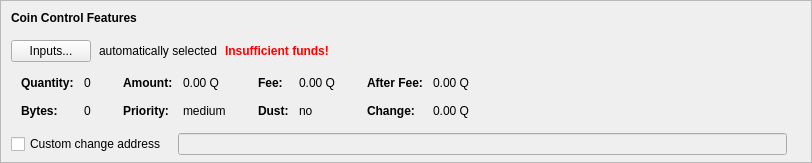
    <widget class="QFrame" name="frameCoinControl">
     <property name="sizePolicy">
      <sizepolicy hsizetype="Expanding" vsizetype="Expanding">
       <horstretch>0</horstretch>
       <verstretch>0</verstretch>
      </sizepolicy>
     </property>
     <property name="maximumSize">
      <size>
       <width>16777215</width>
       <height>16777215</height>
      </size>
     </property>
     <property name="frameShape">
      <enum>QFrame::StyledPanel</enum>
     </property>
     <property name="frameShadow">
      <enum>QFrame::Sunken</enum>
     </property>
     <layout class="QVBoxLayout" name="verticalLayoutCoinControl2">
      <property name="spacing">
       <number>0</number>
      </property>
      <property name="leftMargin">
       <number>0</number>
      </property>
      <property name="topMargin">
       <number>0</number>
      </property>
      <property name="rightMargin">
       <number>0</number>
      </property>
      <property name="bottomMargin">
       <number>6</number>
      </property>
      <item>
       <layout class="QVBoxLayout" name="verticalLayoutCoinControl" stretch="0,0,0,0,1">
        <property name="spacing">
         <number>0</number>
        </property>
        <property name="leftMargin">
         <number>10</number>
        </property>
        <property name="topMargin">
         <number>10</number>
        </property>
        <item>
         <layout class="QHBoxLayout" name="horizontalLayoutCoinControl1">
          <property name="bottomMargin">
           <number>15</number>
          </property>
          <item>
           <widget class="QLabel" name="labelCoinControlFeatures">
            <property name="sizePolicy">
             <sizepolicy hsizetype="Preferred" vsizetype="Maximum">
              <horstretch>0</horstretch>
              <verstretch>0</verstretch>
             </sizepolicy>
            </property>
            <property name="font">
             <font>
              <weight>75</weight>
              <bold>true</bold>
             </font>
            </property>
            <property name="styleSheet">
             <string notr="true">font-weight:bold;</string>
            </property>
            <property name="text">
             <string>Coin Control Features</string>
            </property>
           </widget>
          </item>
         </layout>
        </item>
        <item>
         <layout class="QHBoxLayout" name="horizontalLayoutCoinControl2" stretch="0,0,0,0">
          <property name="spacing">
           <number>8</number>
          </property>
          <property name="bottomMargin">
           <number>10</number>
          </property>
          <item>
           <widget class="QPushButton" name="pushButtonCoinControl">
            <property name="styleSheet">
             <string notr="true"/>
            </property>
            <property name="text">
             <string>Inputs...</string>
            </property>
            <property name="autoDefault">
             <bool>false</bool>
            </property>
           </widget>
          </item>
          <item>
           <widget class="QLabel" name="labelCoinControlAutomaticallySelected">
            <property name="text">
             <string>automatically selected</string>
            </property>
            <property name="margin">
             <number>5</number>
            </property>
           </widget>
          </item>
          <item>
           <widget class="QLabel" name="labelCoinControlInsuffFunds">
            <property name="font">
             <font>
              <weight>75</weight>
              <bold>true</bold>
             </font>
            </property>
            <property name="styleSheet">
             <string notr="true">color:red;font-weight:bold;</string>
            </property>
            <property name="text">
             <string>Insufficient funds!</string>
            </property>
            <property name="margin">
             <number>5</number>
            </property>
           </widget>
          </item>
          <item>
           <spacer name="horizontalSpacerCoinControl">
            <property name="orientation">
             <enum>Qt::Horizontal</enum>
            </property>
            <property name="sizeHint" stdset="0">
             <size>
              <width>40</width>
              <height>1</height>
             </size>
            </property>
           </spacer>
          </item>
         </layout>
        </item>
        <item>
         <widget class="QWidget" name="widgetCoinControl" native="true">
          <property name="sizePolicy">
           <sizepolicy hsizetype="Preferred" vsizetype="Preferred">
            <horstretch>0</horstretch>
            <verstretch>0</verstretch>
           </sizepolicy>
          </property>
          <property name="minimumSize">
           <size>
            <width>0</width>
            <height>0</height>
           </size>
          </property>
          <property name="styleSheet">
           <string notr="true"/>
          </property>
          <layout class="QHBoxLayout" name="horizontalLayoutCoinControl5">
           <property name="leftMargin">
            <number>0</number>
           </property>
           <property name="topMargin">
            <number>0</number>
           </property>
           <property name="rightMargin">
            <number>0</number>
           </property>
           <property name="bottomMargin">
            <number>0</number>
           </property>
           <item>
            <layout class="QHBoxLayout" name="horizontalLayoutCoinControl3" stretch="0,0,0,1">
             <property name="spacing">
              <number>20</number>
             </property>
             <property name="topMargin">
              <number>0</number>
             </property>
             <property name="bottomMargin">
              <number>10</number>
             </property>
             <item>
              <layout class="QFormLayout" name="formLayoutCoinControl1">
               <property name="horizontalSpacing">
                <number>10</number>
               </property>
               <property name="verticalSpacing">
                <number>14</number>
               </property>
               <property name="leftMargin">
                <number>10</number>
               </property>
               <property name="topMargin">
                <number>4</number>
               </property>
               <property name="rightMargin">
                <number>6</number>
               </property>
               <item row="0" column="0">
                <widget class="QLabel" name="labelCoinControlQuantityText">
                 <property name="font">
                  <font>
                   <weight>75</weight>
                   <bold>true</bold>
                  </font>
                 </property>
                 <property name="text">
                  <string>Quantity:</string>
                 </property>
                 <property name="margin">
                  <number>0</number>
                 </property>
                </widget>
               </item>
               <item row="0" column="1">
                <widget class="QLabel" name="labelCoinControlQuantity">
                 <property name="cursor">
                  <cursorShape>IBeamCursor</cursorShape>
                 </property>
                 <property name="contextMenuPolicy">
                  <enum>Qt::ActionsContextMenu</enum>
                 </property>
                 <property name="text">
                  <string notr="true">0</string>
                 </property>
                 <property name="margin">
                  <number>0</number>
                 </property>
                 <property name="textInteractionFlags">
                  <set>Qt::LinksAccessibleByMouse|Qt::TextSelectableByKeyboard|Qt::TextSelectableByMouse</set>
                 </property>
                </widget>
               </item>
               <item row="1" column="0">
                <widget class="QLabel" name="labelCoinControlBytesText">
                 <property name="font">
                  <font>
                   <weight>75</weight>
                   <bold>true</bold>
                  </font>
                 </property>
                 <property name="text">
                  <string>Bytes:</string>
                 </property>
                </widget>
               </item>
               <item row="1" column="1">
                <widget class="QLabel" name="labelCoinControlBytes">
                 <property name="cursor">
                  <cursorShape>IBeamCursor</cursorShape>
                 </property>
                 <property name="contextMenuPolicy">
                  <enum>Qt::ActionsContextMenu</enum>
                 </property>
                 <property name="text">
                  <string notr="true">0</string>
                 </property>
                 <property name="textInteractionFlags">
                  <set>Qt::LinksAccessibleByMouse|Qt::TextSelectableByKeyboard|Qt::TextSelectableByMouse</set>
                 </property>
                </widget>
               </item>
              </layout>
             </item>
             <item>
              <layout class="QFormLayout" name="formLayoutCoinControl2">
               <property name="horizontalSpacing">
                <number>10</number>
               </property>
               <property name="verticalSpacing">
                <number>14</number>
               </property>
               <property name="leftMargin">
                <number>6</number>
               </property>
               <property name="topMargin">
                <number>4</number>
               </property>
               <property name="rightMargin">
                <number>6</number>
               </property>
               <item row="0" column="0">
                <widget class="QLabel" name="labelCoinControlAmountText">
                 <property name="font">
                  <font>
                   <weight>75</weight>
                   <bold>true</bold>
                  </font>
                 </property>
                 <property name="text">
                  <string>Amount:</string>
                 </property>
                 <property name="margin">
                  <number>0</number>
                 </property>
                </widget>
               </item>
               <item row="0" column="1">
                <widget class="QLabel" name="labelCoinControlAmount">
                 <property name="cursor">
                  <cursorShape>IBeamCursor</cursorShape>
                 </property>
                 <property name="contextMenuPolicy">
                  <enum>Qt::ActionsContextMenu</enum>
                 </property>
                 <property name="text">
                  <string notr="true">0.00 Q</string>
                 </property>
                 <property name="textInteractionFlags">
                  <set>Qt::LinksAccessibleByMouse|Qt::TextSelectableByKeyboard|Qt::TextSelectableByMouse</set>
                 </property>
                </widget>
               </item>
               <item row="1" column="0">
                <widget class="QLabel" name="labelCoinControlPriorityText">
                 <property name="font">
                  <font>
                   <weight>75</weight>
                   <bold>true</bold>
                  </font>
                 </property>
                 <property name="text">
                  <string>Priority:</string>
                 </property>
                </widget>
               </item>
               <item row="1" column="1">
                <widget class="QLabel" name="labelCoinControlPriority">
                 <property name="cursor">
                  <cursorShape>IBeamCursor</cursorShape>
                 </property>
                 <property name="contextMenuPolicy">
                  <enum>Qt::ActionsContextMenu</enum>
                 </property>
                 <property name="text">
                  <string>medium</string>
                 </property>
                 <property name="textInteractionFlags">
                  <set>Qt::LinksAccessibleByMouse|Qt::TextSelectableByKeyboard|Qt::TextSelectableByMouse</set>
                 </property>
                </widget>
               </item>
              </layout>
             </item>
             <item>
              <layout class="QFormLayout" name="formLayoutCoinControl3">
               <property name="horizontalSpacing">
                <number>10</number>
               </property>
               <property name="verticalSpacing">
                <number>14</number>
               </property>
               <property name="leftMargin">
                <number>6</number>
               </property>
               <property name="topMargin">
                <number>4</number>
               </property>
               <property name="rightMargin">
                <number>6</number>
               </property>
               <item row="0" column="0">
                <widget class="QLabel" name="labelCoinControlFeeText">
                 <property name="font">
                  <font>
                   <weight>75</weight>
                   <bold>true</bold>
                  </font>
                 </property>
                 <property name="text">
                  <string>Fee:</string>
                 </property>
                 <property name="margin">
                  <number>0</number>
                 </property>
                </widget>
               </item>
               <item row="0" column="1">
                <widget class="QLabel" name="labelCoinControlFee">
                 <property name="cursor">
                  <cursorShape>IBeamCursor</cursorShape>
                 </property>
                 <property name="contextMenuPolicy">
                  <enum>Qt::ActionsContextMenu</enum>
                 </property>
                 <property name="text">
                  <string notr="true">0.00 Q</string>
                 </property>
                 <property name="textInteractionFlags">
                  <set>Qt::LinksAccessibleByMouse|Qt::TextSelectableByKeyboard|Qt::TextSelectableByMouse</set>
                 </property>
                </widget>
               </item>
               <item row="1" column="0">
                <widget class="QLabel" name="labelCoinControlLowOutputText">
                 <property name="font">
                  <font>
                   <weight>75</weight>
                   <bold>true</bold>
                  </font>
                 </property>
                 <property name="text">
                  <string>Dust:</string>
                 </property>
                </widget>
               </item>
               <item row="1" column="1">
                <widget class="QLabel" name="labelCoinControlLowOutput">
                 <property name="cursor">
                  <cursorShape>IBeamCursor</cursorShape>
                 </property>
                 <property name="contextMenuPolicy">
                  <enum>Qt::ActionsContextMenu</enum>
                 </property>
                 <property name="text">
                  <string>no</string>
                 </property>
                 <property name="textInteractionFlags">
                  <set>Qt::LinksAccessibleByMouse|Qt::TextSelectableByKeyboard|Qt::TextSelectableByMouse</set>
                 </property>
                </widget>
               </item>
              </layout>
             </item>
             <item>
              <layout class="QFormLayout" name="formLayoutCoinControl4">
               <property name="horizontalSpacing">
                <number>10</number>
               </property>
               <property name="verticalSpacing">
                <number>14</number>
               </property>
               <property name="leftMargin">
                <number>6</number>
               </property>
               <property name="topMargin">
                <number>4</number>
               </property>
               <property name="rightMargin">
                <number>6</number>
               </property>
               <item row="0" column="0">
                <widget class="QLabel" name="labelCoinControlAfterFeeText">
                 <property name="font">
                  <font>
                   <weight>75</weight>
                   <bold>true</bold>
                  </font>
                 </property>
                 <property name="text">
                  <string>After Fee:</string>
                 </property>
                 <property name="margin">
                  <number>0</number>
                 </property>
                </widget>
               </item>
               <item row="0" column="1">
                <widget class="QLabel" name="labelCoinControlAfterFee">
                 <property name="cursor">
                  <cursorShape>IBeamCursor</cursorShape>
                 </property>
                 <property name="contextMenuPolicy">
                  <enum>Qt::ActionsContextMenu</enum>
                 </property>
                 <property name="text">
                  <string notr="true">0.00 Q</string>
                 </property>
                 <property name="textInteractionFlags">
                  <set>Qt::LinksAccessibleByMouse|Qt::TextSelectableByKeyboard|Qt::TextSelectableByMouse</set>
                 </property>
                </widget>
               </item>
               <item row="1" column="0">
                <widget class="QLabel" name="labelCoinControlChangeText">
                 <property name="font">
                  <font>
                   <weight>75</weight>
                   <bold>true</bold>
                  </font>
                 </property>
                 <property name="text">
                  <string>Change:</string>
                 </property>
                </widget>
               </item>
               <item row="1" column="1">
                <widget class="QLabel" name="labelCoinControlChange">
                 <property name="cursor">
                  <cursorShape>IBeamCursor</cursorShape>
                 </property>
                 <property name="contextMenuPolicy">
                  <enum>Qt::ActionsContextMenu</enum>
                 </property>
                 <property name="text">
                  <string notr="true">0.00 Q</string>
                 </property>
                 <property name="textInteractionFlags">
                  <set>Qt::LinksAccessibleByMouse|Qt::TextSelectableByKeyboard|Qt::TextSelectableByMouse</set>
                 </property>
                </widget>
               </item>
              </layout>
             </item>
            </layout>
           </item>
          </layout>
         </widget>
        </item>
        <item>
         <layout class="QHBoxLayout" name="horizontalLayoutCoinControl4" stretch="0,0,0">
          <property name="spacing">
           <number>12</number>
          </property>
          <property name="sizeConstraint">
           <enum>QLayout::SetDefaultConstraint</enum>
          </property>
          <property name="topMargin">
           <number>5</number>
          </property>
          <property name="rightMargin">
           <number>5</number>
          </property>
          <item>
           <widget class="QCheckBox" name="checkBoxCoinControlChange">
            <property name="toolTip">
             <string>If this is activated, but the change address is empty or invalid, change will be sent to a newly generated address.</string>
            </property>
            <property name="text">
             <string>Custom change address</string>
            </property>
           </widget>
          </item>
          <item>
           <widget class="QValidatedLineEdit" name="lineEditCoinControlChange">
            <property name="enabled">
             <bool>false</bool>
            </property>
            <property name="sizePolicy">
             <sizepolicy hsizetype="Expanding" vsizetype="Fixed">
              <horstretch>0</horstretch>
              <verstretch>0</verstretch>
             </sizepolicy>
            </property>
           </widget>
          </item>
          <item>
           <widget class="QLabel" name="labelCoinControlChangeLabel">
            <property name="sizePolicy">
             <sizepolicy hsizetype="Preferred" vsizetype="Expanding">
              <horstretch>0</horstretch>
              <verstretch>0</verstretch>
             </sizepolicy>
            </property>
            <property name="minimumSize">
             <size>
              <width>0</width>
              <height>0</height>
             </size>
            </property>
            <property name="text">
             <string/>
            </property>
            <property name="margin">
             <number>3</number>
            </property>
           </widget>
          </item>
         </layout>
        </item>
        <item>
         <spacer name="verticalSpacerCoinControl">
          <property name="orientation">
           <enum>Qt::Vertical</enum>
          </property>
          <property name="sizeHint" stdset="0">
           <size>
            <width>800</width>
            <height>1</height>
           </size>
          </property>
         </spacer>
        </item>
       </layout>
      </item>
     </layout>
    </widget>
